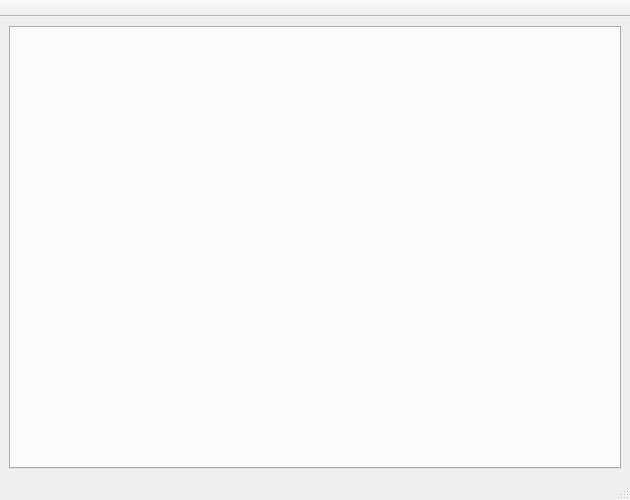
<?xml version="1.0" encoding="UTF-8"?>
<ui version="4.0">
 <class>MainWindow</class>
 <widget class="QMainWindow" name="MainWindow">
  <property name="geometry">
   <rect>
    <x>0</x>
    <y>0</y>
    <width>630</width>
    <height>500</height>
   </rect>
  </property>
  <property name="minimumSize">
   <size>
    <width>630</width>
    <height>500</height>
   </size>
  </property>
  <property name="windowTitle">
   <string>Projectionist</string>
  </property>
  <widget class="QWidget" name="widgetCentral">
   <layout class="QVBoxLayout" name="verticalLayoutWidgetCentral">
    <item>
     <layout class="QHBoxLayout" name="horizontalLayoutWidgetCentral">
      <item>
       <widget class="QTabWidget" name="tabWidgetCentral"/>
      </item>
     </layout>
    </item>
   </layout>
  </widget>
  <widget class="QMenuBar" name="menuBar">
   <property name="geometry">
    <rect>
     <x>0</x>
     <y>0</y>
     <width>630</width>
     <height>22</height>
    </rect>
   </property>
   <property name="acceptDrops">
    <bool>false</bool>
   </property>
  </widget>
  <widget class="QToolBar" name="toolBarPrimary">
   <property name="minimumSize">
    <size>
     <width>0</width>
     <height>48</height>
    </size>
   </property>
   <property name="baseSize">
    <size>
     <width>0</width>
     <height>0</height>
    </size>
   </property>
   <property name="windowTitle">
    <string>toolBar</string>
   </property>
   <property name="movable">
    <bool>false</bool>
   </property>
   <property name="allowedAreas">
    <set>Qt::TopToolBarArea</set>
   </property>
   <property name="iconSize">
    <size>
     <width>48</width>
     <height>48</height>
    </size>
   </property>
   <property name="floatable">
    <bool>false</bool>
   </property>
   <attribute name="toolBarArea">
    <enum>TopToolBarArea</enum>
   </attribute>
   <attribute name="toolBarBreak">
    <bool>false</bool>
   </attribute>
  </widget>
  <widget class="QStatusBar" name="statusBar"/>
 </widget>
 <resources/>
 <connections/>
</ui>
